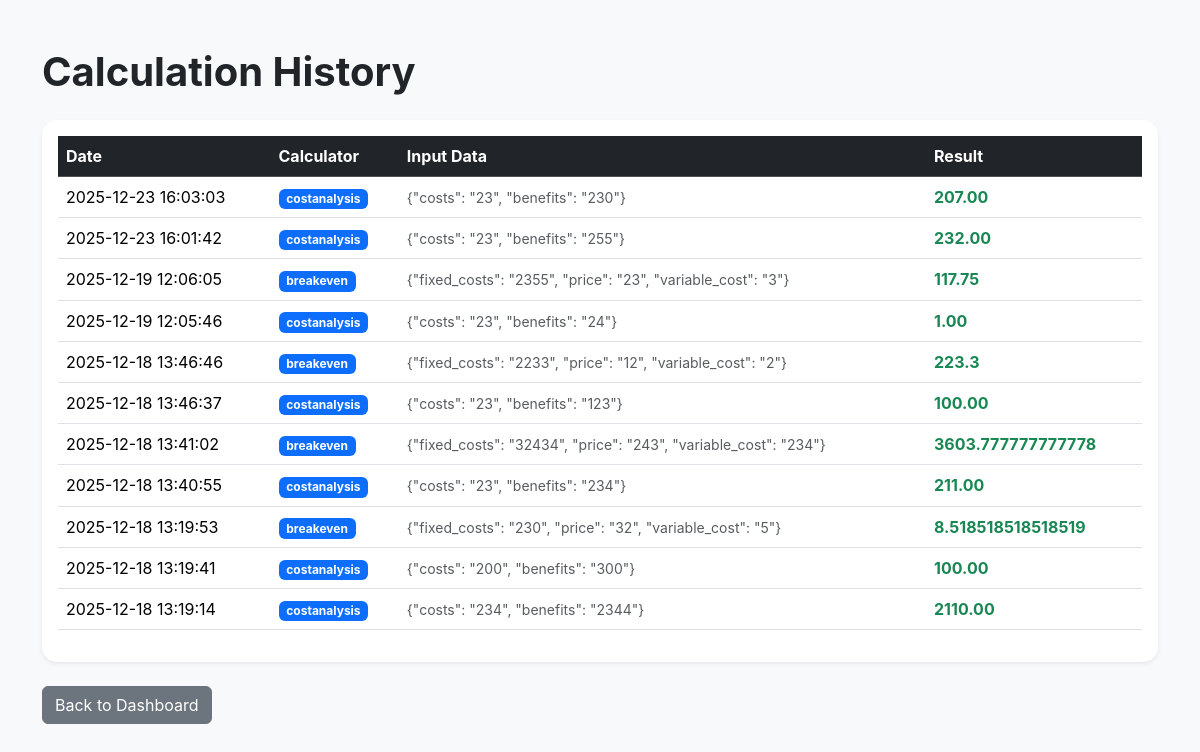
Before: /history with the older database file.
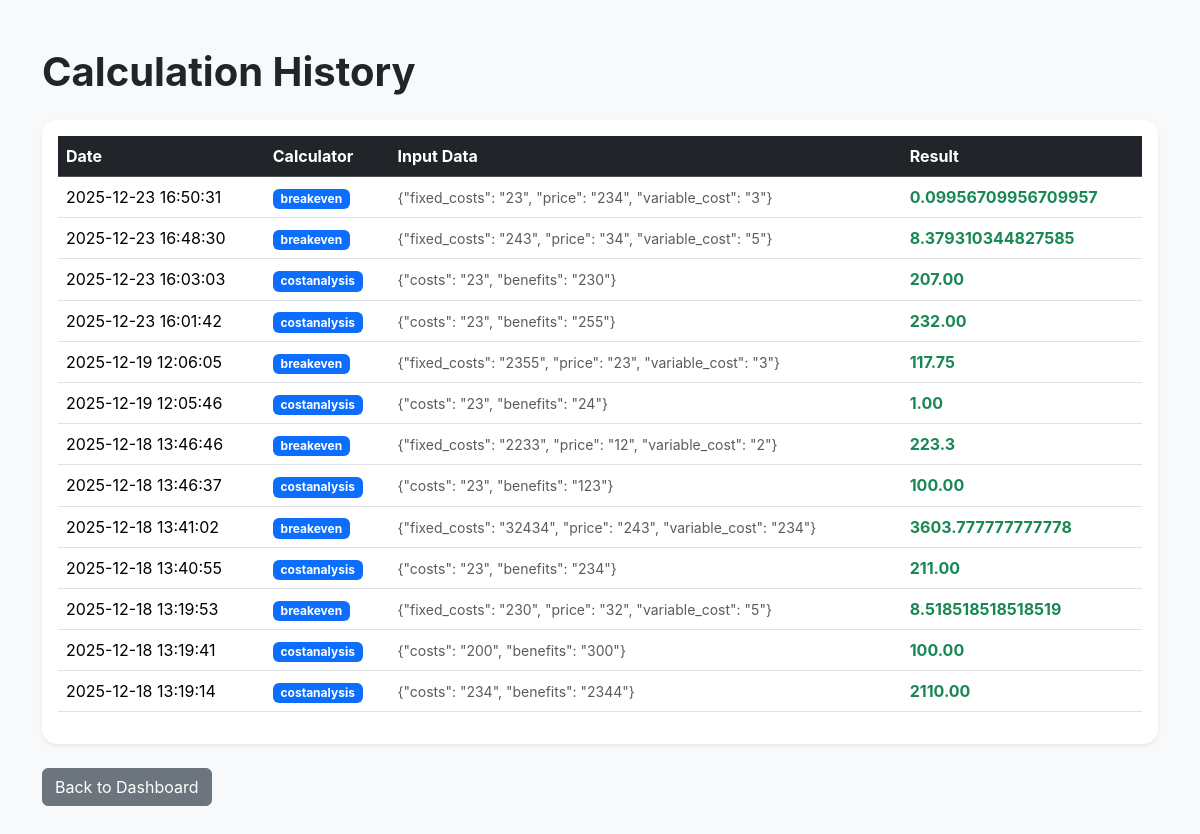
After: the same page with the newer database file.
### tables this page shows
CREATE TABLE calculations (
            id INTEGER PRIMARY KEY AUTOINCREMENT,
            calculator_type TEXT,
            input_data TEXT,
            result TEXT,
            created_at TIMESTAMP DEFAULT CURRENT_TIMESTAMP
        );

### bizcalc.py (the view)
@app.route("/history")
def history():
    conn = get_db_connection()
    logs = conn.execute("SELECT * FROM calculations ORDER BY created_at DESC").fetchall()
    conn.close()
    return render_template("history.html", logs=logs)

### bizcalc.py (called while the page is built)
def get_db_connection():
    conn = sqlite3.connect("database.db")
    conn.row_factory = sqlite3.Row
    return conn

### templates/history.html (shortened to what this page needs)
<!DOCTYPE html>
<html lang="en">
<head>
    <link href="https://cdn.jsdelivr.net/npm/bootstrap@5.3.2/dist/css/bootstrap.min.css" rel="stylesheet">
    <link rel="stylesheet" href="{{ url_for('static', filename='css/style.css') }}">
</head>
<body>
    <div class="container py-5">
        <h1 class="fw-bold mb-4">Calculation History</h1>
        <div class="card shadow-sm">
            <div class="card-body">
                <table class="table table-hover">
                    <thead class="table-dark">
                        <tr>
                            <th>Date</th>
                            <th>Calculator</th>
                            <th>Input Data</th>
                            <th>Result</th>
                        </tr>
                    </thead>
                    <tbody>
                        {% for log in logs %}
                        <tr>
                            <td>{{ log['created_at'] }}</td>
                            <td><span class="badge bg-primary">{{ log['calculator_type'] }}</span></td>
                            <td><small class="text-muted">{{ log['input_data'] }}</small></td>
                            <td class="fw-bold text-success">{{ log['result'] }}</td>
                        </tr>
                        {% endfor %}
                    </tbody>
                </table>
            </div>
        </div>
        <div class="mt-4">
            <a href="{{ url_for('home') }}" class="btn btn-secondary">Back to Dashboard</a>
        </div>
    </div>
</body>
</html>

### static/css/style.css (style rules this page uses)
body { font-family: 'Inter', sans-serif; background-color: var(--light-gray); margin: 0 }
:root { --primary-color: #007bff; --dark-bg: #212529; --light-gray: #f8f9fa; }
.card { border: none; border-radius: 15px; transition: transform 0.3s ease, shadow 0.3s ease; }

Changed rows visible on the page:
added calculations: created_at "2025-12-23 16:50:31", calculator_type "breakeven", input_data "{\"fixed_costs\": \"23\", \"price\": \"234\", \"variable_cost\": \"3\"}", result "0.09956709956709957"
added calculations: created_at "2025-12-23 16:48:30", calculator_type "breakeven", input_data "{\"fixed_costs\": \"243\", \"price\": \"34\", \"variable_cost\": \"5\"}", result "8.379310344827585"
